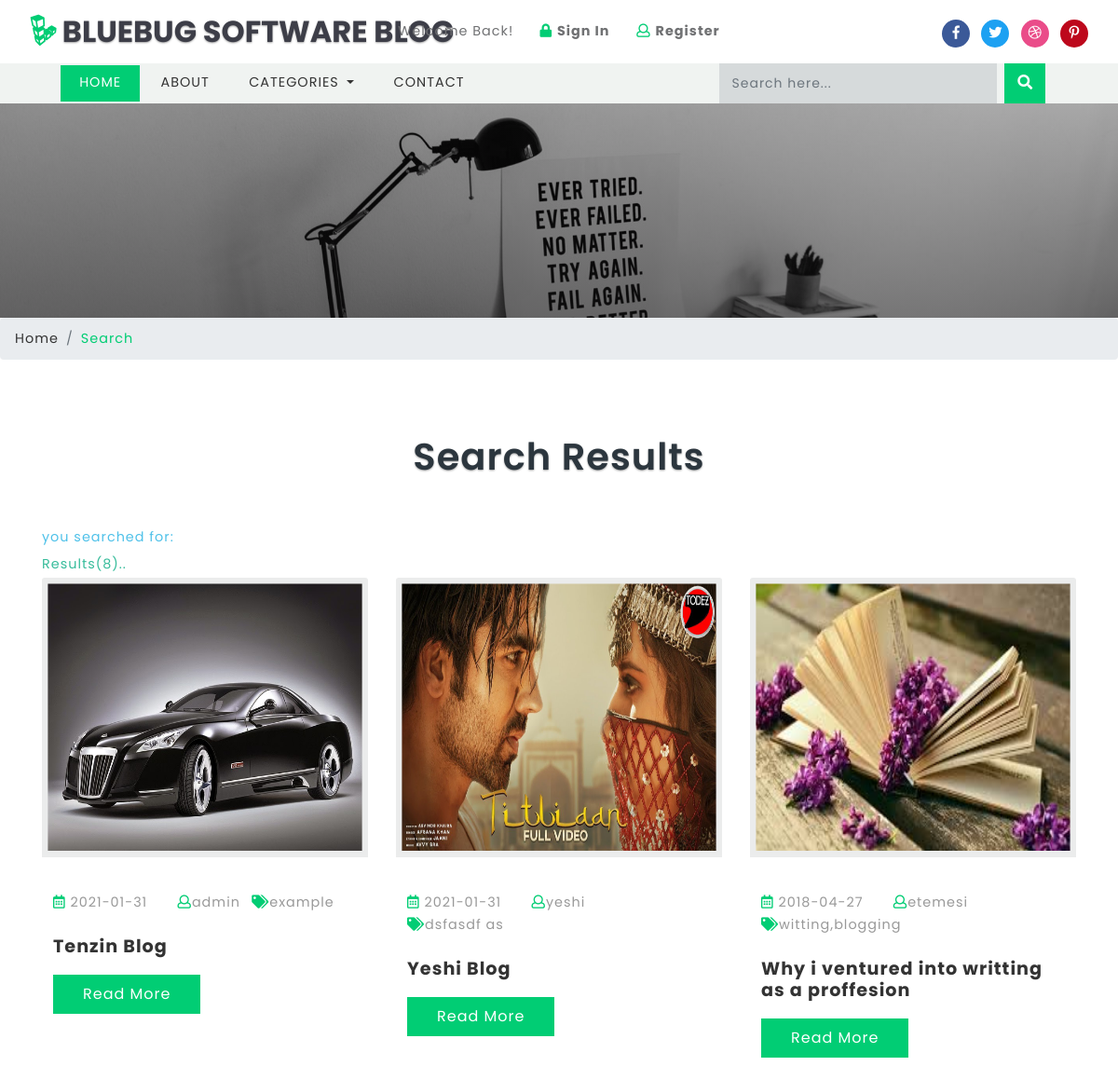
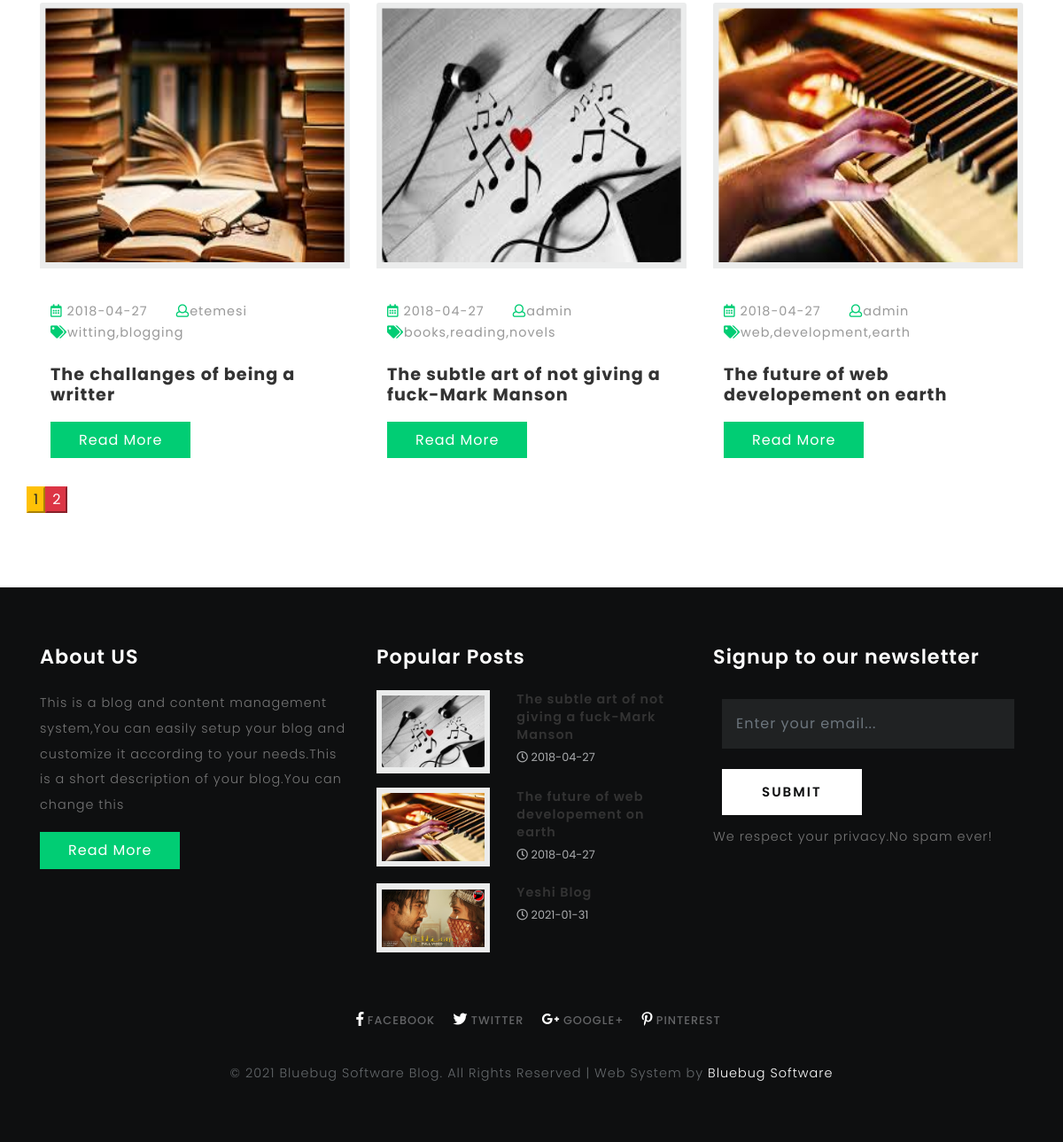
Screenshot of /search.php with the database file from the repository (2 pictures, top to bottom).
### tables this page shows
CREATE TABLE `titles` (
  `id` int(10) UNSIGNED NOT NULL,
  `website_name` varchar(40) DEFAULT NULL,
  `tagline` varchar(40) DEFAULT NULL,
  `icon` varchar(40) DEFAULT NULL,
  `keywords` varchar(220) DEFAULT NULL,
  `short_description` varchar(200) DEFAULT NULL,
  `bannertext1` varchar(150) DEFAULT NULL,
  `bannertext2` varchar(150) DEFAULT NULL,
  `bannertext3` varchar(150) DEFAULT NULL,
  `bannertext4` varchar(150) DEFAULT NULL,
  `detailed_description` text,
  `address` varchar(40) DEFAULT NULL,
  `email` varchar(80) DEFAULT NULL,
  `phone` varchar(40) DEFAULT NULL,
  `googlemap` varchar(255) DEFAULT NULL
);

CREATE TABLE `blogs` (
  `id` int(10) UNSIGNED NOT NULL,
  `title` varchar(190) NOT NULL,
  `tags` varchar(40) NOT NULL,
  `content` text NOT NULL,
  `photo` varchar(50) NOT NULL,
  `posted` varchar(40) NOT NULL,
  `date` date DEFAULT NULL,
  `author` varchar(40) DEFAULT NULL,
  `category` varchar(40) NOT NULL
);

### search.php (the view, shortened to what this page needs)
<?php require("libs/fetch_data.php");?>
<?php
require_once('database/db.php');
?>
<!DOCTYPE html>
<html lang="zxx">
<head>
	<title>Search|<?php getwebname("titles"); echo"|"; gettagline("titles");?></title>
	<link href="css/bootstrap.css" rel='stylesheet' type='text/css' />
	<link rel="stylesheet" href="css/single.css">
	<link href="css/style.css" rel='stylesheet' type='text/css' />
	<link href="css/fontawesome-all.css" rel="stylesheet">
</head>
<body>
	<?php include("header.php");?>
	<?php
    $search_keyword = '';
    $sql = 'SELECT * FROM blogs WHERE title LIKE :keyword OR content LIKE :keyword  OR tags LIKE :keyword OR author LIKE :keyword ORDER BY id DESC ';
    $per_page_html = '';
    $page = 1;
    $start=0;
    $limit=" limit " . $start . "," . ROW_PER_PAGE;
    $pagination_statement = $pdo_conn->prepare($sql);
    $pagination_statement->bindValue(':keyword', '%' . $search_keyword . '%', PDO::PARAM_STR);
    $pagination_statement->execute();
    $row_count = $pagination_statement->rowCount();
    if(!empty($row_count)){
    	$per_page_html .= "<div style='text-align:center;margin:20px 0px;'>";
    	$page_count=ceil($row_count/ROW_PER_PAGE);
    	if($page_count>1) {
    		for($i=1;$i<=$page_count;$i++){
    			if($i==$page){
    				$per_page_html .= '<input type="submit" name="page" value="' . $i . '" class="btn-page current btn-warning" />';
    			} else {
    				$per_page_html .= '<input type="submit" name="page" value="' . $i . '" class="btn-page btn-danger" />';
    			}
    		}
    	}
    	$per_page_html .= "</div>";
    }
    $query = $sql.$limit;
    $pdo_statement = $pdo_conn->prepare($query);
    $pdo_statement->bindValue(':keyword', '%' . $search_keyword . '%', PDO::PARAM_STR);
    $pdo_statement->execute();
    $result = $pdo_statement->fetchAll();
    ?>
	<div class="banner-inner">
	</div>
	<ol class="breadcrumb">
		<li class="breadcrumb-item">
			<a href="index.html">Home</a>
		</li>
		<li class="breadcrumb-item active">Search</li>
	</ol>
	<section class="main-content-w3layouts-agileits">
		<div class="container">
			<h3 class="tittle">Search Results</h3>
			<div class="inner-sec">
				<?php  if ($row_count==0) {
    						echo "<p style=color:#E9573F><b>sorry your search for:<u style=color:black>$search_keyword</u> returned zero results</b></p>";
    						echo "<p><b style=color:#4FC1E9>Suggestions<b><br>Your search item is not available on Our Website<br>Try being more specific with key words<br>Enter key word using title<br>Try search using category<br>Try again later<br></p>";
    						echo "<p><a href=\"http://www.google.com/search?q="
    						. $search_keyword . "\" target=\"_blank\" title=\"Look up
    						" . $search_keyword . " on Google\" style=color:#37BC9B>Click here</a> to try the
    						search on google</p>";
    					}
    					else{
    						echo "<p style=color:#4FC1E9><b>you searched for:<u style=color:black> $search_keyword</u></b></p>";
    						echo "<p style=color:#37BC9B><b>Results($row_count)..</b></p>";
    					}
    					?>
				<div class="left-blog-info-w3layouts-agileits text-left">
					<div class="row">
						<?php
    					if(!empty($result)) {
    						foreach($result as $row) {
                                ?>
						<div class="col-lg-4 card">
							<a href="single.php?id=<?php echo $row['id']; ?>">
								<img src="blogadmin/images/<?php echo $row['photo']; ?>" class="card-img-top img-fluid" alt="fantastic cms" style="width: 480px;height: 300px">
							</a>
							<div class="card-body">
								<ul class="blog-icons my-4">
									<li>
										<a href="#">
											<i class="far fa-calendar-alt"></i> <?php echo $row['date']; ?></a>
									</li>
									<li class="mx-2">
										<a href="#">
											<i class="far fa-user"></i><?php echo $row['author']; ?></a>
									</li>
									<li>
										<a href="#">
											<i class="fas fa-tags"></i><?php echo $row['tags']; ?></a>
									</li>
								</ul>
								<h5 class="card-title">
									<a href="single.php?id=<?php echo $row['id']; ?>"><?php echo $row['title']; ?></a>
								</h5>
								<a href="single.php?id=<?php echo $row['id']; ?>" class="btn btn-primary read-m">Read More</a>
							</div>
						</div>
						<?php
                                  }
                              }
                              ?>
                              <?php echo $per_page_html; ?>
					</div>
				</div>
			</div>
		</div>
	</section>
	<?php include("footer.php") ?>
</body>
</html>

### header.php (shortened to what this page needs)
<header>
		<div class="top-bar_sub_w3layouts container-fluid">
			<div class="row">
				<div class="col-md-4 logo text-left">
					<a class="navbar-brand" href="index.php">
						<i class="fab fa-linode"></i> <?php getwebname("titles"); ?></a>
				</div>
				<div class="col-md-4 top-forms text-center mt-lg-3 mt-md-1 mt-0">
					<span>Welcome Back!</span>
					<span class="mx-lg-4 mx-md-2  mx-1">
						<a href="blogadmin/index.php">
							<i class="fas fa-lock"></i> <strong>Sign In</strong></a>
					</span>
					<span>
						<a href="blogadmin/membership_signup.php">
							<i class="far fa-user"></i> <strong>Register</strong></a>
					</span>
				</div>
				<div class="col-md-4 log-icons text-right">
					<ul class="social_list1 mt-3">
						<li>
							<a href="<?php getlinks("links","facebook");?>" class="facebook1 mx-2" >
								<i class="fab fa-facebook-f"></i>
							</a>
						</li>
						<li>
							<a href="<?php getlinks("links","twitter");?>" class="twitter2">
								<i class="fab fa-twitter"></i>
							</a>
						</li>
						<li>
							<a href="<?php getlinks("links","dribble");?>" class="dribble3 mx-2">
								<i class="fab fa-dribbble"></i>
							</a>
						</li>
						<li>
							<a href="<?php getlinks("links","pinterest");?>" class="pin">
								<i class="fab fa-pinterest-p"></i>
							</a>
						</li>
					</ul>
				</div>
			</div>
		</div>
			<div class="header_top" id="home">
				<nav class="navbar navbar-expand-lg navbar-light bg-light">
					<div class="collapse navbar-collapse" id="navbarSupportedContent">
						<ul class="navbar-nav mr-auto">
							<li class="nav-item active">
								<a class="nav-link" href="index.php">Home
								</a>
							</li>
							<li class="nav-item">
								<a class="nav-link" href="about.php">About</a>
							</li>
							<li class="nav-item dropdown">
								<a class="nav-link dropdown-toggle" href="#" id="navbarDropdown" role="button" data-toggle="dropdown" aria-haspopup="true"
								    aria-expanded="false">
									Categories
								</a>
							</li>
							<li class="nav-item">
								<a class="nav-link" href="contact.php">Contact</a>
							</li>
						</ul>
							<form action="search.php" method="post" class="form-inline my-2 my-lg-0 header-search" name="form">
								<input class="form-control mr-sm-2" type="search" placeholder="Search here..." required="yes" type="text" name="search[keyword]">
								<button class="btn btn1 my-2 my-sm-0" type="submit" name="submit"><i class="fas fa-search"></i></button>
							</form>
					</div>
				</nav>
			</div>
	</header>

### libs/fetch_data.php (shortened to what this page needs)
<?php
function getshortdescription($table){
	require("database/db_connect.php");
	$sql="SELECT * FROM $table ";
	if ($result=mysqli_query($con,$sql))
	{
		foreach ($result as $titles => $sdc) {
			echo ''.$sdc['short_description'].'';
		}
	}
}
function getwebname($table){
	require("database/db_connect.php");
	$sql="SELECT * FROM $table ";
	if ($result=mysqli_query($con,$sql))
	{
		foreach ($result as $titles => $blogname) {
			echo ''.$blogname['website_name'].'';
		}
	}
}
function getlinks($table,$platform){
	require("database/db_connect.php");
	$sql="SELECT * FROM $table ";
	if ($result=mysqli_query($con,$sql))
	{
		$rowcount=mysqli_num_rows($result);
		if ($rowcount==0) {
			echo '#';
		}
		foreach ($result as $link => $site) {
			if ($platform=="facebook") {
				echo ''.$site['facebook'].'';
			}
			elseif ($platform=="twitter") {
				echo ''.$site['twitter'].'';
			}
			elseif ($platform=="googleplus") {
				echo ''.$site['googleplus'].'';
			}
			elseif ($platform=="pinterest") {
				echo ''.$site['pinterest'].'';
			}
			elseif ($platform=="dribble") {
				echo ''.$site['dribble'].'';
			}
		}
	}
}
function getpopularposts($table){
	require("database/db_connect.php");
	$sql="SELECT * FROM $table ORDER BY count DESC LIMIT 3";
	if ($result=mysqli_query($con,$sql))
	{
		foreach ($result as $pagehits => $hits) {
			$storepage=$hits['page'];
			$sql="SELECT * FROM blogs WHERE title='$storepage'";
			if ($result=mysqli_query($con,$sql)) {
				foreach ($result as $allblogs => $specificblog) {
					echo '<div class="blog-grids row mb-3">
							<div class="col-md-5 blog-grid-left">
								<a href="single.php?id='.$specificblog['id'].'">
									<img src="blogadmin/images/'.$specificblog['photo'].'" class="img-fluid" alt="fantastic cms">
								</a>
							</div>
							<div class="col-md-7 blog-grid-right">
								<h5>
									<a href="single.php?id='.$specificblog['id'].'">'.$specificblog['title'].' </a>
								</h5>
								<div class="sub-meta">
									<span>
										<i class="far fa-clock"></i> '.$specificblog['date'].'</span>
								</div>
							</div>
						</div>';
				}
			}
		}
	}
}
?>

### footer.php (shortened to what this page needs)
<footer>
	<div class="container">
		<div class="row">
			<div class="col-lg-4 footer-grid-agileits-w3ls text-left">
				<h3>About US</h3>
				<p><?php getshortdescription("titles"); ?></p>
				<div class="read">
					<a href="about.php" class="btn btn-primary read-m">Read More</a>
				</div>
			</div>
			<div class="col-lg-4 footer-grid-agileits-w3ls text-left">
				<div class="tech-btm">
					<h3>Popular Posts</h3>
					<?php getpopularposts("page_hits"); ?>
				</div>
			</div>
			<div class="col-lg-4 subscribe-main footer-grid-agileits-w3ls text-left">
				<h2>Signup to our newsletter</h2>
				<div class="subscribe-main text-left">
						<div class="subscribe-form">
								<form action="#" method="post" class="subscribe_form">
									<input class="form-control" type="email" placeholder="Enter your email..." required="">
									<button type="submit" class="btn btn-primary submit">Submit</button>
								</form>
					   </div>
					<p>We respect your privacy.No spam ever!</p>
				</div>
			</div>
		</div>
		<div class="footer-cpy text-center">
			<div class="footer-social">
				<div class="copyrighttop">
					<ul>
						<li class="mx-3">
							<a class="facebook" href="<?php getlinks("links","facebook");?>">
								<i class="fab fa-facebook-f"></i>
								<span>Facebook</span>
							</a>
						</li>
						<li>
							<a class="facebook" href="<?php getlinks("links","twitter");?>">
								<i class="fab fa-twitter"></i>
								<span>Twitter</span>
							</a>
						</li>
						<li class="mx-3">
							<a class="facebook" href="<?php getlinks("links","googleplus");?>">
								<i class="fab fa-google-plus-g"></i>
								<span>Google+</span>
							</a>
						</li>
						<li>
							<a class="facebook" href="<?php getlinks("links","pinterest");?>">
								<i class="fab fa-pinterest-p"></i>
								<span>Pinterest</span>
							</a>
						</li>
					</ul>
				</div>
			</div>
			<div class="w3layouts-agile-copyrightbottom">
				<p>© <?php $current=date("Y"); print_r($current); echo"&nbsp;"; getwebname("titles");?>. All Rights Reserved | Web System by
					<a href="http://www.bluebugsoftware.com">Bluebug Software</a>
				</p>
			</div>
		</div>
	</div>
</footer>

### css/single.css (style rules this page uses)
.card-body { padding: 12px; }
.tech-btm img { background: #fff; padding: 6px; }

### rows the page displays
titles: website_name "BLUEBUG SOFTWARE BLOG", short_description "This is a blog and content management system,You can easily setup your blog and customize it according to your needs.This is a short description of your blog.You can change this", website_name "Bluebug Software Blog"
blogs: photo (picture), date "2021-01-31", author "admin", tags "example", title "Tenzin Blog"
blogs: photo (picture), date "2021-01-31", author "yeshi", tags "dsfasdf as", title "Yeshi Blog"
blogs: photo (picture), date "2018-04-27", author "etemesi", tags "witting,blogging", title "Why i ventured into writting as a proffesion"
blogs: photo (picture), date "2018-04-27", author "etemesi", tags "witting,blogging", title "The challanges of being a writter"
blogs: photo (picture), date "2018-04-27", author "admin", tags "books,reading,novels", title "The subtle art of not giving a fuck-Mark Manson"
blogs: photo (picture), date "2018-04-27", author "admin", tags "web,development,earth", title "The future of web developement on earth"

### other values shown
$row_count "8"
